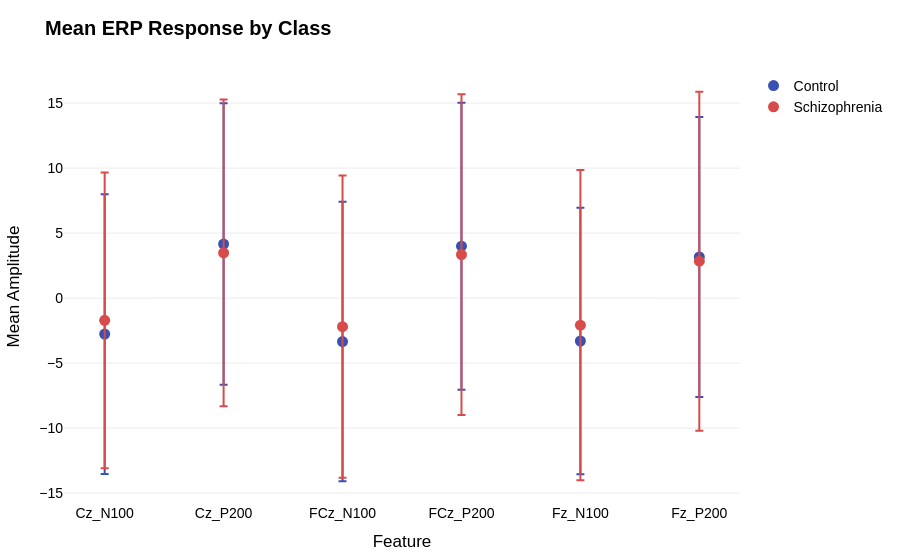

The cell this chart's notebook holds for it:
### Markdown cell above
`Definitions:`

- **N100** features represent early brain response ~100ms. They measure early auditory/sensory processing.

- **P200** features represent later response ~200ms. They measure higher-level processing / attention.

### Code cell
summary_pdf = (
    erp_shape_pdf
    .groupby(["label_name", "feature_label"], as_index=False)
    .agg(
        mean_value=("value", "mean"),
        std_value=("value", "std")
    )
)

fig = px.scatter(
    summary_pdf,
    x="feature_label",
    y="mean_value",
    color="label_name",
    error_y="std_value",
    color_discrete_map=CLASS_COLOR_MAP,
    category_orders={"label_name": label_order},
)

fig = apply_layout(
    fig,
    "Mean ERP Response by Class",
    "Feature",
    "Mean Amplitude"
)

fig.update_traces(marker=dict(size=11))

fig.show()

### Figure 1 — Plotly figure (JSON) as saved in the notebook; plotly's stock layout.template omitted (floating-point values rounded to 4 significant figures)
{"data": [{"error_y": {"array": [10.76, 10.82, 10.75, 11.04, 10.26, 10.77]}, "hovertemplate": "label_name=Control<br>feature_label=%{x}<br>mean_value=%{y}<extra></extra>", "legendgroup": "Control", "marker": {"color": "#3852B4", "size": 11, "symbol": "circle"}, "mode": "markers", "name": "Control", "orientation": "v", "showlegend": true, "type": "scatter", "x": ["Cz_N100", "Cz_P200", "FCz_N100", "FCz_P200", "Fz_N100", "Fz_P200"], "xaxis": "x", "y": [-2.77, 4.16, -3.344, 3.996, -3.3, 3.167], "yaxis": "y"}, {"error_y": {"array": [11.37, 11.8, 11.62, 12.33, 11.93, 13.05]}, "hovertemplate": "label_name=Schizophrenia<br>feature_label=%{x}<br>mean_value=%{y}<extra></extra>", "legendgroup": "Schizophrenia", "marker": {"color": "#D84B4B", "size": 11, "symbol": "circle"}, "mode": "markers", "name": "Schizophrenia", "orientation": "v", "showlegend": true, "type": "scatter", "x": ["Cz_N100", "Cz_P200", "FCz_N100", "FCz_P200", "Fz_N100", "Fz_P200"], "xaxis": "x", "y": [-1.711, 3.483, -2.194, 3.347, -2.084, 2.838], "yaxis": "y"}], "layout": {"font": {"color": "black", "family": "Arial", "size": 14}, "legend": {"title": {"text": ""}, "tracegroupgap": 0}, "margin": {"b": 40, "l": 40, "r": 40, "t": 70}, "paper_bgcolor": "white", "plot_bgcolor": "white", "title": {"font": {"color": "black"}, "text": "<b>Mean ERP Response by Class</b>", "x": 0.05, "xanchor": "left"}, "xaxis": {"anchor": "y", "color": "black", "domain": [0, 1], "showgrid": false, "title": {"text": "Feature"}, "zeroline": false}, "yaxis": {"anchor": "x", "color": "black", "domain": [0, 1], "gridcolor": "rgba(0,0,0,0.08)", "showgrid": true, "title": {"text": "Mean Amplitude"}, "zeroline": false}}}
